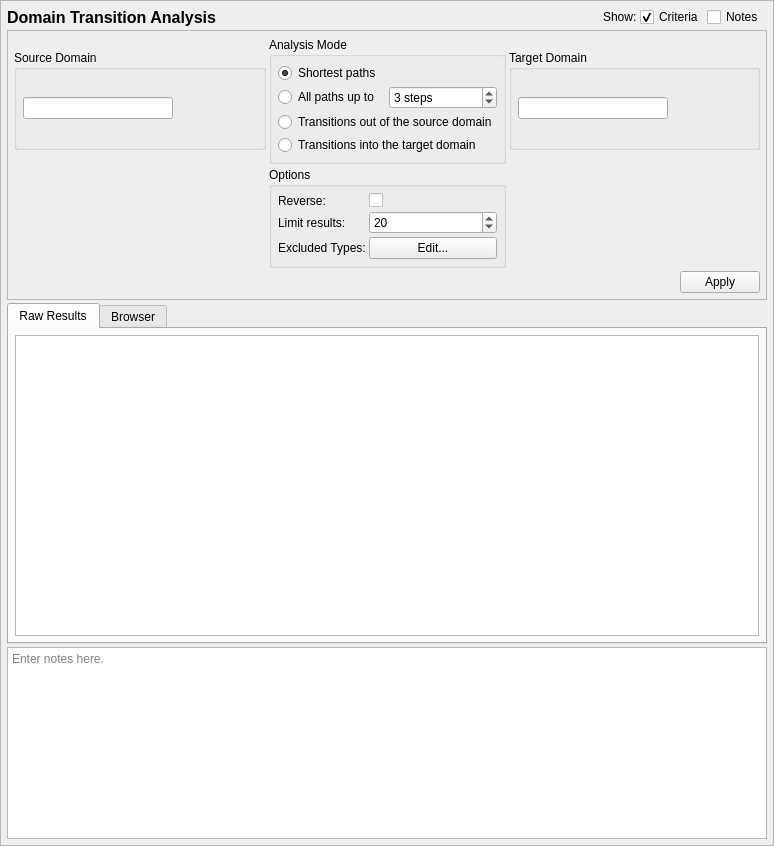
<?xml version="1.0" encoding="UTF-8"?>
<ui version="4.0">
 <class>DomainTransitionAnalysisTab</class>
 <widget class="QScrollArea" name="DomainTransitionAnalysisTab">
  <property name="geometry">
   <rect>
    <x>0</x>
    <y>0</y>
    <width>774</width>
    <height>846</height>
   </rect>
  </property>
  <property name="sizeAdjustPolicy">
   <enum>QAbstractScrollArea::AdjustToContents</enum>
  </property>
  <property name="widgetResizable">
   <bool>true</bool>
  </property>
  <widget class="QWidget" name="contents">
   <property name="geometry">
    <rect>
     <x>0</x>
     <y>0</y>
     <width>772</width>
     <height>844</height>
    </rect>
   </property>
   <property name="minimumSize">
    <size>
     <width>0</width>
     <height>0</height>
    </size>
   </property>
   <layout class="QGridLayout" name="gridLayout_9">
    <property name="leftMargin">
     <number>6</number>
    </property>
    <property name="topMargin">
     <number>6</number>
    </property>
    <property name="rightMargin">
     <number>6</number>
    </property>
    <property name="bottomMargin">
     <number>6</number>
    </property>
    <property name="spacing">
     <number>3</number>
    </property>
    <item row="0" column="3">
     <widget class="QCheckBox" name="criteria_expander">
      <property name="toolTip">
       <string>Show or hide the search criteria (no settings are lost)</string>
      </property>
      <property name="text">
       <string>Criteria</string>
      </property>
      <property name="checked">
       <bool>true</bool>
      </property>
     </widget>
    </item>
    <item row="1" column="0" colspan="6">
     <widget class="QFrame" name="criteria_frame">
      <property name="maximumSize">
       <size>
        <width>16777215</width>
        <height>16777215</height>
       </size>
      </property>
      <property name="frameShape">
       <enum>QFrame::StyledPanel</enum>
      </property>
      <property name="frameShadow">
       <enum>QFrame::Raised</enum>
      </property>
      <layout class="QGridLayout" name="gridLayout_3">
       <property name="leftMargin">
        <number>6</number>
       </property>
       <property name="topMargin">
        <number>6</number>
       </property>
       <property name="rightMargin">
        <number>6</number>
       </property>
       <property name="bottomMargin">
        <number>6</number>
       </property>
       <property name="spacing">
        <number>3</number>
       </property>
       <item row="1" column="1">
        <widget class="QGroupBox" name="groupBox_2">
         <property name="title">
          <string>Options</string>
         </property>
         <layout class="QFormLayout" name="formLayout">
          <property name="horizontalSpacing">
           <number>3</number>
          </property>
          <property name="verticalSpacing">
           <number>3</number>
          </property>
          <property name="leftMargin">
           <number>6</number>
          </property>
          <property name="topMargin">
           <number>6</number>
          </property>
          <property name="rightMargin">
           <number>6</number>
          </property>
          <property name="bottomMargin">
           <number>6</number>
          </property>
          <item row="1" column="0">
           <widget class="QLabel" name="label_7">
            <property name="text">
             <string>Limit results:</string>
            </property>
           </widget>
          </item>
          <item row="1" column="1">
           <widget class="QSpinBox" name="limit_paths">
            <property name="minimum">
             <number>1</number>
            </property>
            <property name="maximum">
             <number>1000</number>
            </property>
            <property name="value">
             <number>20</number>
            </property>
           </widget>
          </item>
          <item row="2" column="0">
           <widget class="QLabel" name="label_5">
            <property name="text">
             <string>Excluded Types:</string>
            </property>
           </widget>
          </item>
          <item row="2" column="1">
           <widget class="QPushButton" name="exclude_types">
            <property name="text">
             <string>Edit...</string>
            </property>
           </widget>
          </item>
          <item row="0" column="0">
           <widget class="QLabel" name="label_6">
            <property name="text">
             <string>Reverse:</string>
            </property>
           </widget>
          </item>
          <item row="0" column="1">
           <widget class="QCheckBox" name="reverse">
            <property name="toolTip">
             <string>Analyze reverse (parent) domain transitions instead of forward (child) domain transitions.</string>
            </property>
            <property name="text">
             <string/>
            </property>
           </widget>
          </item>
         </layout>
        </widget>
       </item>
       <item row="0" column="2">
        <widget class="QGroupBox" name="target_criteria">
         <property name="maximumSize">
          <size>
           <width>16777215</width>
           <height>100</height>
          </size>
         </property>
         <property name="title">
          <string>Target Domain</string>
         </property>
         <layout class="QGridLayout" name="gridLayout_5">
          <property name="leftMargin">
           <number>6</number>
          </property>
          <property name="topMargin">
           <number>6</number>
          </property>
          <property name="rightMargin">
           <number>6</number>
          </property>
          <property name="bottomMargin">
           <number>6</number>
          </property>
          <property name="spacing">
           <number>3</number>
          </property>
          <item row="0" column="2">
           <spacer name="horizontalSpacer_3">
            <property name="orientation">
             <enum>Qt::Orientation::Horizontal</enum>
            </property>
            <property name="sizeHint" stdset="0">
             <size>
              <width>40</width>
              <height>20</height>
             </size>
            </property>
           </spacer>
          </item>
          <item row="0" column="1">
           <widget class="QLineEdit" name="target">
            <property name="sizePolicy">
             <sizepolicy hsizetype="Expanding" vsizetype="Fixed">
              <horstretch>0</horstretch>
              <verstretch>0</verstretch>
             </sizepolicy>
            </property>
            <property name="minimumSize">
             <size>
              <width>150</width>
              <height>0</height>
             </size>
            </property>
            <property name="maximumSize">
             <size>
              <width>250</width>
              <height>16777215</height>
             </size>
            </property>
           </widget>
          </item>
         </layout>
        </widget>
       </item>
       <item row="0" column="0">
        <widget class="QGroupBox" name="source_criteria">
         <property name="maximumSize">
          <size>
           <width>16777215</width>
           <height>100</height>
          </size>
         </property>
         <property name="title">
          <string>Source Domain</string>
         </property>
         <layout class="QGridLayout" name="gridLayout_2">
          <property name="leftMargin">
           <number>6</number>
          </property>
          <property name="topMargin">
           <number>6</number>
          </property>
          <property name="rightMargin">
           <number>6</number>
          </property>
          <property name="bottomMargin">
           <number>6</number>
          </property>
          <property name="spacing">
           <number>3</number>
          </property>
          <item row="0" column="1">
           <spacer name="horizontalSpacer_2">
            <property name="orientation">
             <enum>Qt::Orientation::Horizontal</enum>
            </property>
            <property name="sizeHint" stdset="0">
             <size>
              <width>40</width>
              <height>20</height>
             </size>
            </property>
           </spacer>
          </item>
          <item row="0" column="0">
           <widget class="QLineEdit" name="source">
            <property name="sizePolicy">
             <sizepolicy hsizetype="Expanding" vsizetype="Fixed">
              <horstretch>0</horstretch>
              <verstretch>0</verstretch>
             </sizepolicy>
            </property>
            <property name="minimumSize">
             <size>
              <width>150</width>
              <height>0</height>
             </size>
            </property>
            <property name="maximumSize">
             <size>
              <width>250</width>
              <height>16777215</height>
             </size>
            </property>
           </widget>
          </item>
         </layout>
        </widget>
       </item>
       <item row="2" column="2">
        <widget class="QDialogButtonBox" name="buttonBox">
         <property name="standardButtons">
          <set>QDialogButtonBox::StandardButton::Apply</set>
         </property>
        </widget>
       </item>
       <item row="0" column="1">
        <widget class="QGroupBox" name="groupBox">
         <property name="title">
          <string>Analysis Mode</string>
         </property>
         <layout class="QGridLayout" name="gridLayout">
          <property name="leftMargin">
           <number>6</number>
          </property>
          <property name="topMargin">
           <number>6</number>
          </property>
          <property name="rightMargin">
           <number>6</number>
          </property>
          <property name="bottomMargin">
           <number>6</number>
          </property>
          <property name="spacing">
           <number>3</number>
          </property>
          <item row="1" column="1">
           <widget class="QSpinBox" name="max_path_length">
            <property name="toolTip">
             <string>The limit for path length.</string>
            </property>
            <property name="suffix">
             <string> steps</string>
            </property>
            <property name="minimum">
             <number>1</number>
            </property>
            <property name="value">
             <number>3</number>
            </property>
           </widget>
          </item>
          <item row="3" column="0" colspan="2">
           <widget class="QRadioButton" name="flows_in">
            <property name="toolTip">
             <string>All domain transitions into the target domain will be shown.</string>
            </property>
            <property name="text">
             <string>Transitions into the target domain</string>
            </property>
           </widget>
          </item>
          <item row="1" column="0">
           <widget class="QRadioButton" name="all_paths">
            <property name="toolTip">
             <string>All paths from the source domain to the target domain, up to the specified maximum length, will be shown.</string>
            </property>
            <property name="text">
             <string>All paths up to</string>
            </property>
           </widget>
          </item>
          <item row="0" column="0">
           <widget class="QRadioButton" name="all_shortest_paths">
            <property name="toolTip">
             <string>All shortest paths from the source domain to the target domain will be shown.</string>
            </property>
            <property name="text">
             <string>Shortest paths</string>
            </property>
            <property name="checked">
             <bool>true</bool>
            </property>
           </widget>
          </item>
          <item row="2" column="0" colspan="2">
           <widget class="QRadioButton" name="flows_out">
            <property name="toolTip">
             <string>All domain transitions out of the source domain will be shown.</string>
            </property>
            <property name="text">
             <string>Transitions out of the source domain</string>
            </property>
           </widget>
          </item>
         </layout>
        </widget>
       </item>
      </layout>
      <zorder>source_criteria</zorder>
      <zorder>target_criteria</zorder>
      <zorder>buttonBox</zorder>
      <zorder>groupBox</zorder>
      <zorder>groupBox_2</zorder>
     </widget>
    </item>
    <item row="0" column="0">
     <widget class="QLabel" name="label">
      <property name="sizePolicy">
       <sizepolicy hsizetype="Preferred" vsizetype="Fixed">
        <horstretch>0</horstretch>
        <verstretch>0</verstretch>
       </sizepolicy>
      </property>
      <property name="maximumSize">
       <size>
        <width>16777215</width>
        <height>20</height>
       </size>
      </property>
      <property name="font">
       <font>
        <pointsize>12</pointsize>
        <weight>75</weight>
        <bold>true</bold>
       </font>
      </property>
      <property name="text">
       <string>Domain Transition Analysis</string>
      </property>
     </widget>
    </item>
    <item row="0" column="2">
     <widget class="QLabel" name="label_8">
      <property name="text">
       <string>Show:</string>
      </property>
     </widget>
    </item>
    <item row="0" column="1">
     <spacer name="horizontalSpacer">
      <property name="orientation">
       <enum>Qt::Orientation::Horizontal</enum>
      </property>
      <property name="sizeHint" stdset="0">
       <size>
        <width>40</width>
        <height>20</height>
       </size>
      </property>
     </spacer>
    </item>
    <item row="3" column="0" colspan="6">
     <widget class="QTextEdit" name="notes">
      <property name="sizePolicy">
       <sizepolicy hsizetype="Expanding" vsizetype="Preferred">
        <horstretch>0</horstretch>
        <verstretch>0</verstretch>
       </sizepolicy>
      </property>
      <property name="minimumSize">
       <size>
        <width>0</width>
        <height>80</height>
       </size>
      </property>
      <property name="toolTip">
       <string>Optionally enter notes here about the query.</string>
      </property>
      <property name="placeholderText">
       <string>Enter notes here.</string>
      </property>
     </widget>
    </item>
    <item row="0" column="4">
     <widget class="QCheckBox" name="notes_expander">
      <property name="toolTip">
       <string>Show or hide the notes field (no data is lost)</string>
      </property>
      <property name="text">
       <string>Notes</string>
      </property>
     </widget>
    </item>
    <item row="2" column="0" colspan="6">
     <widget class="QTabWidget" name="results_frame">
      <property name="sizePolicy">
       <sizepolicy hsizetype="Preferred" vsizetype="MinimumExpanding">
        <horstretch>0</horstretch>
        <verstretch>1</verstretch>
       </sizepolicy>
      </property>
      <property name="currentIndex">
       <number>0</number>
      </property>
      <widget class="QWidget" name="results_framePage2">
       <property name="sizePolicy">
        <sizepolicy hsizetype="Preferred" vsizetype="MinimumExpanding">
         <horstretch>0</horstretch>
         <verstretch>0</verstretch>
        </sizepolicy>
       </property>
       <attribute name="title">
        <string>Raw Results</string>
       </attribute>
       <layout class="QVBoxLayout" name="verticalLayout_2">
        <property name="spacing">
         <number>3</number>
        </property>
        <property name="leftMargin">
         <number>6</number>
        </property>
        <property name="topMargin">
         <number>6</number>
        </property>
        <property name="rightMargin">
         <number>6</number>
        </property>
        <property name="bottomMargin">
         <number>6</number>
        </property>
        <item>
         <widget class="QPlainTextEdit" name="raw_results">
          <property name="sizePolicy">
           <sizepolicy hsizetype="Expanding" vsizetype="MinimumExpanding">
            <horstretch>0</horstretch>
            <verstretch>0</verstretch>
           </sizepolicy>
          </property>
          <property name="minimumSize">
           <size>
            <width>0</width>
            <height>0</height>
           </size>
          </property>
          <property name="font">
           <font>
            <family>Monospace</family>
           </font>
          </property>
          <property name="documentTitle">
           <string/>
          </property>
          <property name="lineWrapMode">
           <enum>QPlainTextEdit::NoWrap</enum>
          </property>
          <property name="readOnly">
           <bool>true</bool>
          </property>
         </widget>
        </item>
       </layout>
      </widget>
      <widget class="QWidget" name="browser_tab">
       <attribute name="title">
        <string>Browser</string>
       </attribute>
       <layout class="QHBoxLayout" name="horizontalLayout">
        <item>
         <widget class="QSplitter" name="splitter">
          <property name="orientation">
           <enum>Qt::Orientation::Horizontal</enum>
          </property>
          <widget class="SEToolsTreeWidget" name="browser">
           <property name="sizePolicy">
            <sizepolicy hsizetype="Expanding" vsizetype="Expanding">
             <horstretch>1</horstretch>
             <verstretch>0</verstretch>
            </sizepolicy>
           </property>
           <column>
            <property name="text">
             <string>Type</string>
            </property>
           </column>
          </widget>
          <widget class="QPlainTextEdit" name="browser_details">
           <property name="sizePolicy">
            <sizepolicy hsizetype="Expanding" vsizetype="Expanding">
             <horstretch>4</horstretch>
             <verstretch>0</verstretch>
            </sizepolicy>
           </property>
           <property name="font">
            <font>
             <family>Monospace</family>
            </font>
           </property>
          </widget>
         </widget>
        </item>
       </layout>
      </widget>
     </widget>
    </item>
   </layout>
  </widget>
 </widget>
 <customwidgets>
  <customwidget>
   <class>SEToolsTreeWidget</class>
   <extends>QTreeWidget</extends>
   <header>setoolsgui/treeview.h</header>
  </customwidget>
 </customwidgets>
 <tabstops>
  <tabstop>criteria_expander</tabstop>
  <tabstop>notes_expander</tabstop>
  <tabstop>source</tabstop>
  <tabstop>target</tabstop>
  <tabstop>all_shortest_paths</tabstop>
  <tabstop>all_paths</tabstop>
  <tabstop>max_path_length</tabstop>
  <tabstop>flows_out</tabstop>
  <tabstop>flows_in</tabstop>
  <tabstop>reverse</tabstop>
  <tabstop>limit_paths</tabstop>
  <tabstop>exclude_types</tabstop>
  <tabstop>results_frame</tabstop>
  <tabstop>raw_results</tabstop>
  <tabstop>notes</tabstop>
 </tabstops>
 <resources/>
 <connections>
  <connection>
   <sender>criteria_expander</sender>
   <signal>toggled(bool)</signal>
   <receiver>criteria_frame</receiver>
   <slot>setVisible(bool)</slot>
   <hints>
    <hint type="sourcelabel">
     <x>589</x>
     <y>16</y>
    </hint>
    <hint type="destinationlabel">
     <x>386</x>
     <y>164</y>
    </hint>
   </hints>
  </connection>
  <connection>
   <sender>notes_expander</sender>
   <signal>toggled(bool)</signal>
   <receiver>notes</receiver>
   <slot>setVisible(bool)</slot>
   <hints>
    <hint type="sourcelabel">
     <x>732</x>
     <y>16</y>
    </hint>
    <hint type="destinationlabel">
     <x>386</x>
     <y>705</y>
    </hint>
   </hints>
  </connection>
 </connections>
</ui>
